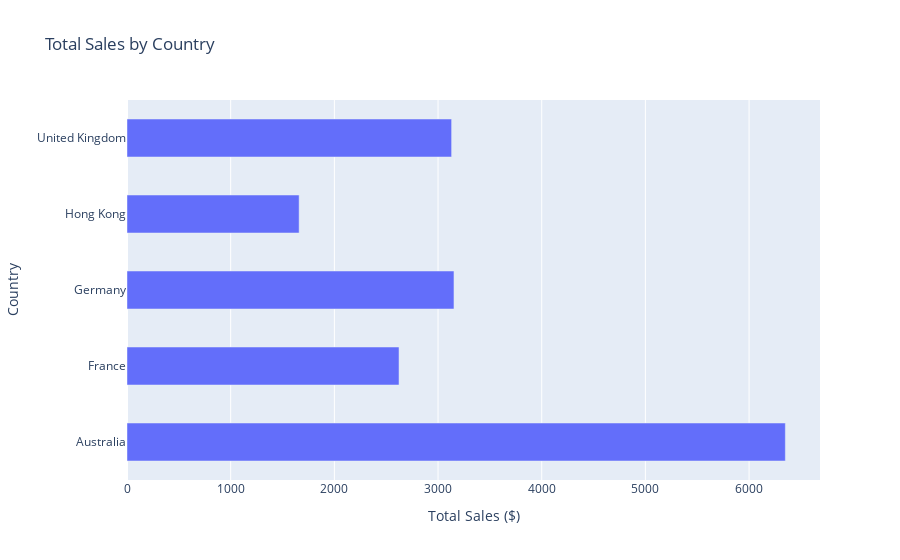

The notebook cell this image was saved under:
### Code cell
import pandas as pd
import plotly.express as px
ecom_sales = pd.read_csv('ecom_sales.csv')
ecom_sales = ecom_sales.groupby('Country')['OrderValue'].agg('sum').reset_index(name='Total Sales ($)')

# Create the bar graph object
bar_fig = px.bar(
    # Set the DataFrame, x and y
    data_frame=ecom_sales, x='Total Sales ($)', y='Country',
    # Set the graph to be horizontal
    orientation='h', title='Total Sales by Country')

# Increase the gap between bars
bar_fig.update_layout({'bargap': 0.5})

bar_fig.show()

### Figure 1 — Plotly figure (JSON) as saved in the notebook; plotly's stock layout.template omitted (floating-point values rounded to 4 significant figures)
{"data": [{"alignmentgroup": "True", "hovertemplate": "Total Sales ($)=%{x}<br>Country=%{y}<extra></extra>", "legendgroup": "", "marker": {"color": "#636efa", "pattern": {"shape": ""}}, "name": "", "offsetgroup": "", "orientation": "h", "showlegend": false, "textposition": "auto", "type": "bar", "x": [6350.0, 2624.0, 3154.0, 1660.0, 3131.0], "xaxis": "x", "y": ["Australia", "France", "Germany", "Hong Kong", "United Kingdom"], "yaxis": "y"}], "layout": {"bargap": 0.5, "barmode": "relative", "legend": {"tracegroupgap": 0}, "title": {"text": "Total Sales by Country"}, "xaxis": {"anchor": "y", "domain": [0, 1], "title": {"text": "Total Sales ($)"}}, "yaxis": {"anchor": "x", "domain": [0, 1], "title": {"text": "Country"}}}}
